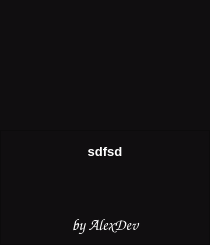
<?xml version="1.0" encoding="UTF-8"?>
<ui version="4.0">
 <class>MainWindow</class>
 <widget class="QMainWindow" name="MainWindow">
  <property name="enabled">
   <bool>true</bool>
  </property>
  <property name="geometry">
   <rect>
    <x>0</x>
    <y>0</y>
    <width>210</width>
    <height>240</height>
   </rect>
  </property>
  <property name="sizePolicy">
   <sizepolicy hsizetype="Fixed" vsizetype="Fixed">
    <horstretch>0</horstretch>
    <verstretch>0</verstretch>
   </sizepolicy>
  </property>
  <property name="windowTitle">
   <string>ABPlayer</string>
  </property>
  <property name="styleSheet">
   <string notr="true">background-color: rgb(16, 14, 16);
color: rgb(255, 255, 255);</string>
  </property>
  <widget class="QWidget" name="centralwidget">
   <property name="styleSheet">
    <string notr="true"/>
   </property>
   <layout class="QVBoxLayout" name="verticalLayout_2">
    <property name="spacing">
     <number>0</number>
    </property>
    <property name="leftMargin">
     <number>0</number>
    </property>
    <property name="topMargin">
     <number>15</number>
    </property>
    <property name="rightMargin">
     <number>0</number>
    </property>
    <property name="bottomMargin">
     <number>0</number>
    </property>
    <item>
     <widget class="QLabel" name="loading">
      <property name="minimumSize">
       <size>
        <width>115</width>
        <height>115</height>
       </size>
      </property>
      <property name="alignment">
       <set>Qt::AlignCenter</set>
      </property>
     </widget>
    </item>
    <item>
     <widget class="QFrame" name="frame">
      <property name="frameShape">
       <enum>QFrame::StyledPanel</enum>
      </property>
      <property name="frameShadow">
       <enum>QFrame::Raised</enum>
      </property>
      <layout class="QVBoxLayout" name="verticalLayout">
       <item>
        <widget class="QTextEdit" name="status">
         <property name="font">
          <font>
           <family>Arial</family>
           <pointsize>10</pointsize>
           <weight>75</weight>
           <bold>true</bold>
          </font>
         </property>
         <property name="styleSheet">
          <string notr="true">border: none;</string>
         </property>
         <property name="midLineWidth">
          <number>-3</number>
         </property>
         <property name="verticalScrollBarPolicy">
          <enum>Qt::ScrollBarAlwaysOff</enum>
         </property>
         <property name="horizontalScrollBarPolicy">
          <enum>Qt::ScrollBarAlwaysOff</enum>
         </property>
         <property name="sizeAdjustPolicy">
          <enum>QAbstractScrollArea::AdjustToContents</enum>
         </property>
         <property name="markdown">
          <string>**sdfsd**

</string>
         </property>
         <property name="html">
          <string>&lt;!DOCTYPE HTML PUBLIC &quot;-//W3C//DTD HTML 4.0//EN&quot; &quot;http://www.w3.org/TR/REC-html40/strict.dtd&quot;&gt;
&lt;html&gt;&lt;head&gt;&lt;meta name=&quot;qrichtext&quot; content=&quot;1&quot; /&gt;&lt;style type=&quot;text/css&quot;&gt;
p, li { white-space: pre-wrap; }
&lt;/style&gt;&lt;/head&gt;&lt;body style=&quot; font-family:'Arial'; font-size:10pt; font-weight:600; font-style:normal;&quot;&gt;
&lt;p align=&quot;center&quot; style=&quot; margin-top:6px; margin-bottom:6px; margin-left:0px; margin-right:0px; -qt-block-indent:0; text-indent:0px;&quot;&gt;sdfsd&lt;/p&gt;&lt;/body&gt;&lt;/html&gt;</string>
         </property>
         <property name="textInteractionFlags">
          <set>Qt::NoTextInteraction</set>
         </property>
        </widget>
       </item>
       <item>
        <widget class="QLabel" name="made_by">
         <property name="font">
          <font>
           <family>Comic Sans MS</family>
           <pointsize>12</pointsize>
           <weight>75</weight>
           <bold>true</bold>
          </font>
         </property>
         <property name="text">
          <string>by AlexDev</string>
         </property>
         <property name="alignment">
          <set>Qt::AlignCenter</set>
         </property>
        </widget>
       </item>
      </layout>
     </widget>
    </item>
   </layout>
  </widget>
 </widget>
 <resources>
  <include location="resources/icons.qrc"/>
 </resources>
 <connections/>
</ui>
